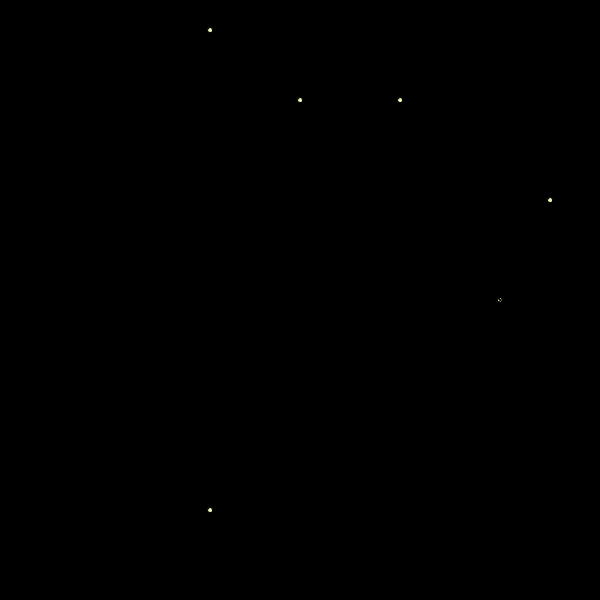
Frame 1 (no input)
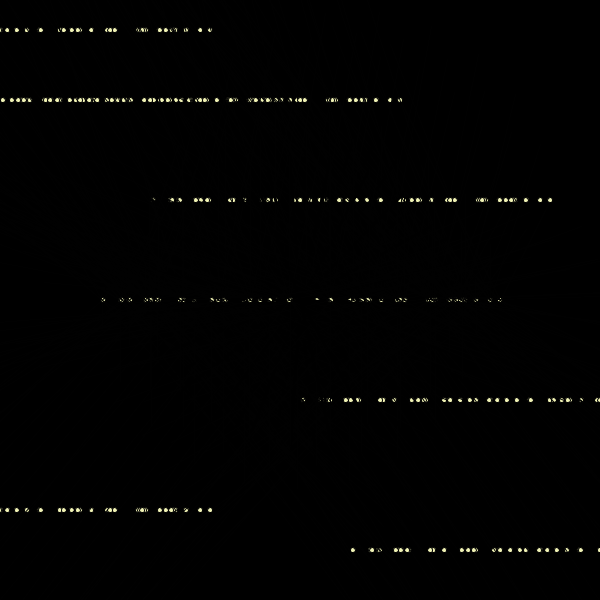
Frame 60 (the mouse pressed at the canvas centre just before this capture)
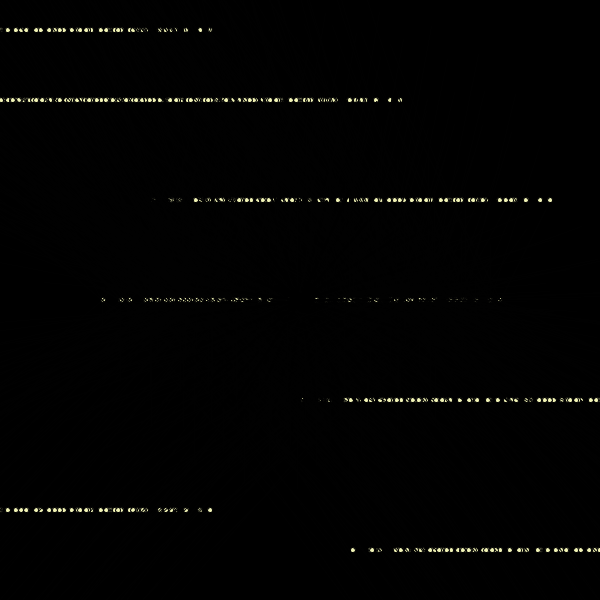
Frame 120 (the mouse held since frame 60 and released just before this capture)

The Processing sketch that drew these frames (run headless with seeded random() and noise(); from frame 60 on, the mouse is pressed at the canvas centre):

// Processing sketch: processing_111951
// ── processing_111951.pde


float x, y; 
float angle = 0;
float r = 200;
float diff =1; 

void setup() {
  size(600, 600);
  background(0);
  smooth();
}

void draw() {
  
  fill(241,243,181);

  float x = r * cos(angle); 
  float y = r * sin(angle); 
  

  stroke(0); 
  strokeWeight(3);
  line(width/2, height/2, width/2 + x, height/2 +y);

  stroke(1); 
  strokeWeight(1);
  line(width/2+x, height/2+y, width/2 + x, height/2);
  ellipse(width/2 +x, height/2, 5, 5);  
  
  stroke(1); 
  strokeWeight(1);
  line(500+x, 400+y, width/2 + x, height/2);
  ellipse(500+x, 400, 5, 5);  
  
  stroke(1); 
  strokeWeight(1);
  line(200+x, 100+y, width/2 + x, height/2);
  ellipse(200+x, 100, 5, 5);  
  
    stroke(1); 
  strokeWeight(1);
  line(350+x, 200+y, width/2 + x, height/2);
  ellipse(350+x, 200, 5, 5);  
  
    stroke(1); 
  strokeWeight(1);
  line(100+x, 100+y, width/2 + x, height/2);
  ellipse(100+x, 100, 5, 5);  
  
    stroke(1); 
  strokeWeight(1);
  line(550+x, 550+y, width/2 + x, height/2);
  ellipse(550+x, 550, 5, 5);  
  
    stroke(1); 
  strokeWeight(1);
  line(10+x, 510+y, width/2 + x, height/2);
  ellipse(10+x, 510, 5, 5);  
  
   stroke(1); 
  strokeWeight(1);
  line(10+x, 30+y, width/2 + x, height/2);
  ellipse(10+x, 30, 5, 5);  
  
  

  
angle = angle +3;
  r = r - diff;
  if ( r == 0 || r == 100) {
    diff =  diff * -1;
  }
  
println(x);


}
